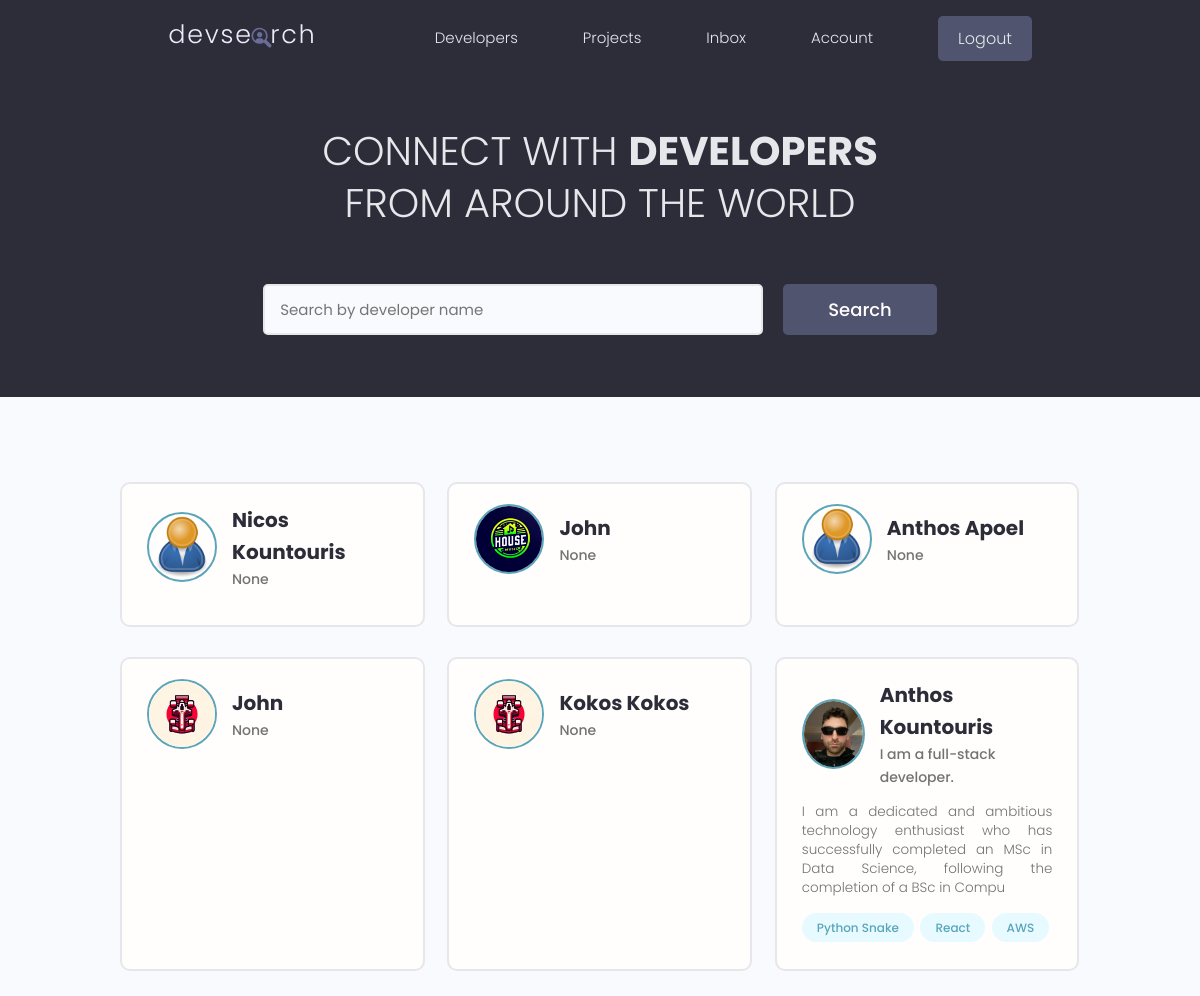
The app's page / (signed in) with its own data.
### users/models.py (models this page shows, shortened)
class Profile(models.Model):
    user = models.OneToOneField(User, on_delete=models.CASCADE, null=True, blank=True)
    name = models.CharField(max_length=200, blank=True, null = True)
    email = models.EmailField(max_length=500, blank=True, null = True)
    username = models.CharField(max_length=200, blank=True, null = True)
    location = models.CharField(max_length=200, blank=True, null = True)
    short_intro = models.CharField(max_length=200, blank=True, null=True)
    bio = models.TextField(blank=True, null=True)
    profile_image = models.ImageField(
        null=True, blank=True, upload_to='profiles/', default='profiles/user-default.png')
    social_github = models.CharField(max_length=200, blank=True, null = True)
    social_twitter = models.CharField(max_length=200, blank=True, null = True)
    social_linkedin = models.CharField(max_length=200, blank=True, null = True)
    social_youtube = models.CharField(max_length=200, blank=True, null = True)
    social_website = models.CharField(max_length=200, blank=True, null = True)
    created = models.DateTimeField(auto_now_add = True)
    id = models.UUIDField(default = uuid.uuid4, unique = True,
                          primary_key = True, editable = False)

class Skill(models.Model):
    owner = models.ForeignKey(Profile, on_delete=models.CASCADE, null=True, blank=True)
    name = models.CharField(max_length=200, blank=True, null = True)
    description = models.TextField(blank=True, null=True)
    created = models.DateTimeField(auto_now_add = True)
    id = models.UUIDField(default = uuid.uuid4, unique = True,
                          primary_key = True, editable = False)
    def __str__(self):
        return str(self.name)

### users/views.py (the view)
# urls.py: path('', views.profiles, name="profiles"),
def profiles(request):
    profiles, search_query = searchProfiles(request)
    custom_range, profiles = paginateProfiles(request, profiles, 6)
    context = {'profiles' : profiles, 'search_query': search_query, 'custom_range': custom_range}
    return render(request, 'users/profiles.html', context)

### users/utils.py (called while the page is built)
def paginateProfiles(request, profiles, results):
    page = request.GET.get('page') # getting the page number from the request
    paginator = Paginator(profiles, results)
    try:
        profiles = paginator.page(page) # reset profiles shown using the paginator
    except PageNotAnInteger:
        page = 1
        profiles = paginator.page(page)
    except EmptyPage:
        page = paginator.num_pages
        profiles = paginator.page(page)
    leftIndex = (int(page) - 4)
    if leftIndex < 1:
        leftIndex = 1
    rightIndex = (int(page) + 5)
    if rightIndex > paginator.num_pages:
        rightIndex = paginator.num_pages + 1
    customRange = range(leftIndex, rightIndex)
    return customRange, profiles

def searchProfiles(request):
    search_query = ''
    if request.GET.get('search_query'): # Searching for the query
        search_query = request.GET.get('search_query')
    skills = Skill.objects.filter(name__icontains=search_query)
    profiles = Profile.objects.distinct().filter(
        Q(name__icontains=search_query) |
        Q(short_intro__icontains=search_query) |
        Q(skill__in=skills) # Does the profile have a skill that's listed in this qurey set
        ) # We wrap the queries in Q
    return profiles, search_query

### users/templates/users/profiles.html (shortened to what this page needs)
{% extends 'main.html' %}
{% block content %}
<main class="home">
    <section class="hero-section text-center">
      <div class="container container--narrow">
        <div class="hero-section__box">
          <h2>CONNECT WITH <span>DEVELOPERS</span></h2>
          <h2>FROM AROUND THE WORLD</h2>
        </div>
        <div class="hero-section__search">
          <form id="searchForm" class="form" action="{% url 'profiles' %}" method="get">
            <div class="form__field">
              <input class="input input--text" id="formInput#search" type="text" name="search_query"
                value="{{search_query}}" placeholder="Search by developer name" />
            </div>
            <input class="btn btn--sub btn--lg" type="submit" value="Search" />
          </form>
        </div>
      </div>
    </section>
    <section class="devlist">
      <div class="container">
        <div class="grid grid--three">
            {% for profile in profiles %}
          <div class="column card">
            <div class="dev">
              <a href="{% url 'user-profile' profile.id %}" class="card__body">
                <div class="dev__profile">
                  <img class="avatar avatar--md" src="{{profile.profile_image.url}}" alt="image" />
                  <div class="dev__meta">
                    <h3>{{profile.name}}</h3>
                    <h5>{{profile.short_intro}}</h5>
                  </div>
                </div>
                <p class="dev__info">
                    {{profile.bio|slice:"150"}}
                </p>
                <div class="dev__skills">
                    {% for tag in profile.skill_set.all %}
                    <span class="tag tag--pill tag--main">
                        <small>{{tag}}</small>
                    </span>
                    {% endfor %}
                </div>
              </a>
            </div>
          </div>
        {% endfor %}
        </div>
      </div>
    </section>
  </main>
{% endblock content %}

### static/styles/app.css (style rules this page uses)
:root { --color-sub: #2d2d39; }
.btn--sub { background-color: var(--color-sub-light); }
.card { border: 2px solid var(--color-light); }
img { width: 100%; }
.hero-section { height: 40vh; display: flex; align-items: center; background-color: var(--color-sub); }
.hero-section__box { margin-bottom: 4rem; }
.hero-section__box > h2, .hero-section__box > h2 > span { font-size: 4rem; color: var(--color-light); line-height: 1.3; text-transform: uppercase; }
.hero-section__box > h2 { font-weight: 300; }
.hero-section__box > h2 > span { font-weight: 700; }
.hero-section__search > .form { display: flex; align-items: center; justify-content: center; gap: 2rem; }
.hero-section__search > .form input.input--text { width: 50rem; }
.devlist { margin-top: 8rem; }
.devlist .grid { align-items: stretch; }
.devlist .dev .dev__profile { display: flex; align-items: center; gap: 1.5rem; }
.devlist .dev .dev__meta h3 { color: var(--color-sub); font-size: 2rem; font-weight: 700; }
.devlist .dev .dev__meta h5 { color: var(--color-text); font-size: 1.4rem; font-weight: 500; }
.devlist .dev .dev__info { margin: 1.5rem 0; font-size: 1.35rem; line-height: 1.4; text-align: justify; }

### static/uikit/styles/modules/_variables.css (style rules this page uses)
:root { --color-main: #5aa5b9; --color-main-light: #e6faff; --color-sub: #3f4156; --color-sub-light: #51546e; --color-sub-lighter: #ededfd; --color-text: #737373; --color-gray: #8b8b8b; --color-light: #e5e7eb; --color-light-gray: #767676; --color-bg: #f8fafd; --color-white: #fffefd; --color-white-light: #f3f3f3; --color-success: #359e64; --color-success-bg: #def8e8; --color-error: #fc4b0b; --color-error-bg: #fff2ee; --font-base: 'Poppins', arial, helvetica, 'Segoe UI', roboto, ubuntu, sans-serif; --font-monospace: 'Fira Code', 'Courier New', courier, monospace; --font-regular: 300; --font-medium: 500; --font-bold: 700; --generic-shadow: 1px 1px 5px #00000010; --generic-transition: all 0.3s ease-in-out; }

### static/uikit/styles/modules/_base.css (style rules this page uses)
* { margin: 0; padding: 0; box-sizing: border-box; text-rendering: optimizeLegibility; color: inherit; font-size: inherit; }
html { font-size: 50%; }
@media only screen and (min-width: 480px) { html { font-size: 56.25%; } }
@media only screen and (min-width: 1200px) { html { font-size: 62.5%; } }
body { line-height: 1.6; font-weight: 400; font-size: 1.5rem; color: var(--color-text); background-color: var(--color-bg); min-height: 100vh; }

### static/uikit/styles/modules/_typography.css (style rules this page uses)
* { font-family: var(--font-base); }
h2 { font-size: 3.6rem; font-weight: var(--font-bold); }
h3 { font-size: 3.2rem; font-weight: var(--font-medium); }
h5 { font-size: 2.4rem; font-weight: var(--font-medium); }
h5, h6 { font-weight: var(--font-regular); }
p, span, strong { font-size: 1.6rem; color: var(--color-text); font-weight: var(--font-regular); }
a { padding-bottom: 2px; text-decoration: none; display: inline-block; color: var(--color-main); font-weight: var(--font-medium); }

### static/uikit/styles/modules/_utilities.css (style rules this page uses)
.container { width: 92%; max-width: 165rem; margin: 0 auto; box-sizing: border-box; }
.container--narrow { width: 92%; max-width: 120rem; }
@media screen and (min-width: 1000px) { .container { width: 90%; } }
@media screen and (min-width: 1000px) { .container--narrow { width: 85%; } }
@media screen and (min-width: 1200px) { .container { width: 80%; } }
@media screen and (min-width: 1200px) { .container--narrow { width: 72%; } }
.text-center { text-align: center; }

### static/uikit/styles/modules/_avatar.css (style rules this page uses)
.avatar { border-radius: 50%; border: 2px solid var(--color-main); object-fit: cover; }
.avatar--md { height: 7rem; width: 7rem; }

### static/uikit/styles/modules/_button.css (style rules this page uses)
.btn { display: inline-block; position: relative; cursor: pointer; background-color: var(--color-light); font-weight: var(--font-medium); color: var(--color-sub); text-decoration: none; padding: 1rem 2rem; border-radius: 0.5rem; border: none; width: -webkit-fit-content; width: -moz-fit-content; width: fit-content; height: -webkit-fit-content; height: -moz-fit-content; height: fit-content; font-size: 1.6rem; outline-width: 0; outline-color: transparent; -webkit-backface-visibility: hidden; backface-visibility: hidden; transition: all 0.3s ease-in-out; }
.btn--sub { background-color: var(--color-sub); color: var(--color-white); }
.btn--lg { font-size: 1.8rem; padding: 1.2rem 4.5rem; }

### static/uikit/styles/modules/_card.css (style rules this page uses)
.card { border-radius: 1rem; background-color: var(--color-white); border: 1.5px solid var(--color-light); width: auto; height: auto; margin-top: 0.5rem; margin-bottom: 0.5rem; overflow: hidden; }
.card__body, .card__header { padding: 2rem 2.5rem; }

### records on screen
Profile: profile_image (placeholder picture), name "Nicos Kountouris", short_intro "None"
Profile: profile_image (picture), name "John", short_intro "None"
Profile: profile_image (placeholder picture), name "Anthos Apoel", short_intro "None"
Profile: profile_image (picture), name "John", short_intro "None"
Profile: profile_image (picture), name "Kokos Kokos", short_intro "None"
Profile: profile_image (picture), name "Anthos Kountouris", short_intro "I am a full-stack developer.", bio "I am a dedicated and ambitious technology enthusiast who has successfully completed an MSc in Data Science, following the completion of a BSc in Compu"
Skill: name "Python Snake"
Skill: name "React"
Skill: name "AWS"
